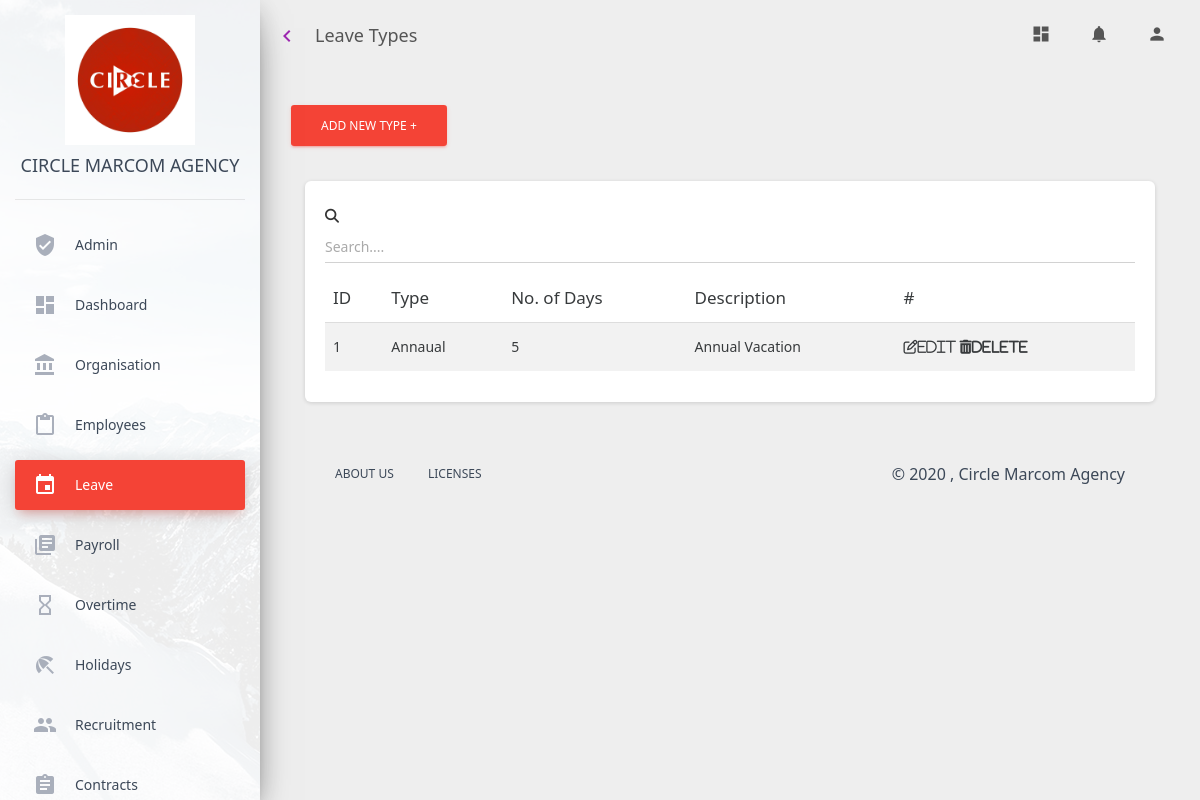
/leave/types/ (signed in), run on the app's committed database.
### leave/models.py (models this page shows, shortened)
class Leave_Types(models.Model):
    leave_type = models.CharField(max_length=45)
    leave_days = models.IntegerField()
    description = models.TextField()

### ems_auth/decorators.py (the view)
    def wrapper(request, *args, **kw):
        user = request.user
        if user.is_hr:
            return function(request, *args, **kw)
        else:
            return HttpResponseRedirect(reverse('hr_required_page'))

### employees/models.py (called while the page is built)
    @property
    def position(self):
        return self.organisationdetail.position.name

### ems_auth/models.py (called while the page is built)
    @property
    def get_unread_notifications(self):
        return self.notification_set.filter(status="Unread")

### leave/views.py (called while the page is built)
@hr_required
@ems_login_required
def leave_types_page(request):
    context = {
        "leave_page": "active",
        "types": Leave_Types.objects.all()
    }
    return render(request, 'leave/leave_types.html', context)

### leave/templates/leave/leave_types.html (shortened to what this page needs)
{% extends './base.html' %}
{% load static %}
{% block page_title %}
Leave Types
{% endblock %}
{% block content %}
<div class="content">
  <div class="container-fluid">
    <button type="button" class="btn btn-danger" data-toggle="modal" data-target="#modal_add_new_type">
      Add New Type +
    </button>
    <div class="col-md-12">
      <div class="card">
        <div class="card-body">
          <div class="table-responsive table-striped table-condensed">
            <div class="form-group ">
              <i class="fas fa-search " aria-hidden="true"></i>
              <input id="search_input" type="text" class="form-control" placeholder="Search....">
            </div>
            <table class="table table-hover" id="types_tables">
              <thead class="thead">
              <th>ID</th>
              <th>Type</th>
              <th>No. of Days</th>
              <th>Description</th>
              <th colspan=2>#</th>
              </thead>
              <tbody id="leave_types">
              {% for typ in types %}
              <tr data-id="{{ typ.id }}" >
                <td >{{ typ.id }}</td>
                <td>{{typ.leave_type}}</td>
                <td>{{typ.leave_days}}</td>
                <td>{{typ.description}}</td>
                <td>
                  <a href="{% url 'edit_leave_type_page' typ.id %}" style="color:inherit">
                    <i class="fa fa-edit">Edit</i>
                  </a>
                  <a href="{% url 'delete_leave_type' typ.id %}" style="color: inherit" ...
                     onclick="return confirm('Are you sure you want to delete @Type?')">
                     <i class="fa fa-trash">Delete</i>
                  </a></td>
              </tr>
              {% endfor %}
              </tbody>
            </table>
          </div>
        </div>
</div>
<link rel="stylesheet" type="text/css" href="https://cdn.datatables.net/v/dt/jszip-2.5.0/dt-1.10.21/af-2.3.5/b-1.6.2/b-colvis-1.6.2/b-html5-1.6.2/b-print-1.6.2/cr-1.5.2/fc-3.3.1/kt-2.5.2/r-2.2.4/rg-1.1.2/rr-1.2.7/sp-1.1.0/sl-1.3.1/datatables.min.css"/>
{%endblock%}

### data on the page
Leave_Types: id "1", leave_type "Annaual", leave_days "5", description "Annual Vacation"
